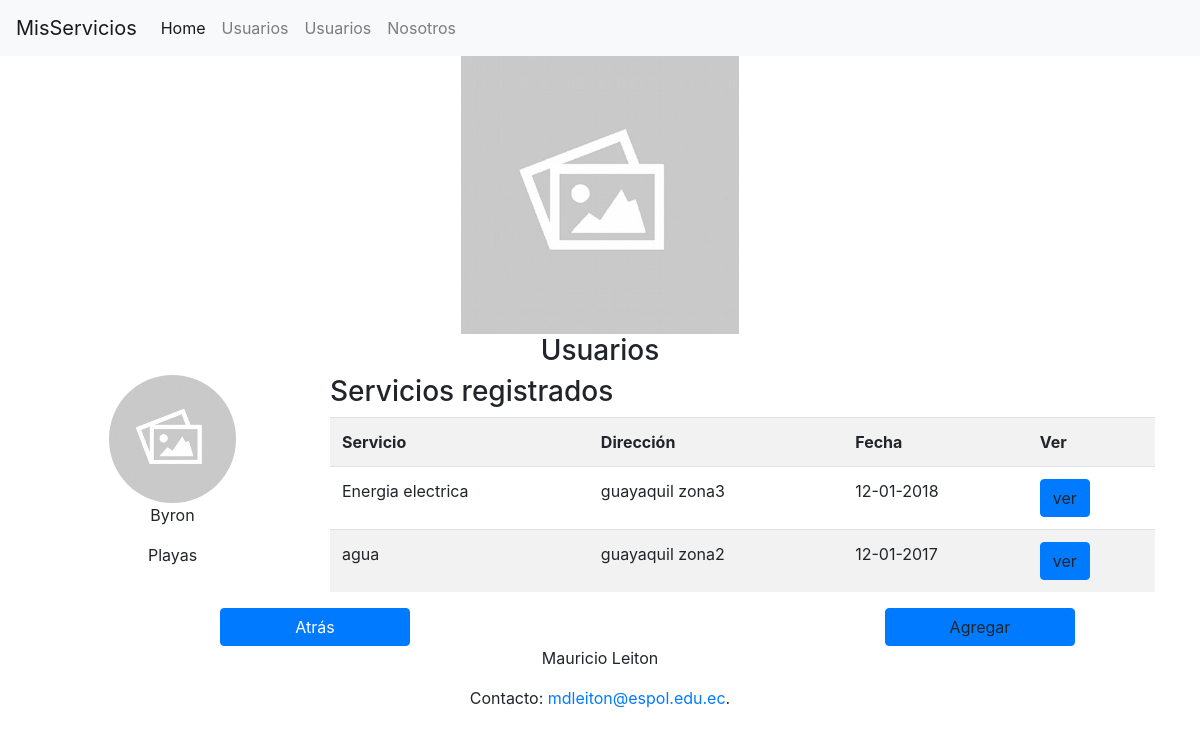
Page /usuariodetalles/3 on the committed database.
### MisServicios/models.py (models this page shows, shortened)
class Usuario(models.Model):
    nombre = models.CharField(max_length=35)
    ciudad = models.CharField(max_length=75)

class ServicioUsuario(models.Model):
    usuario = models.ForeignKey('Usuario',related_name="servicios", on_delete=models.CASCADE)
    servicio = models.ForeignKey('Servicio',related_name="usuarios", on_delete=models.CASCADE)
    fecha = models.DateField()
    totalFactura  = models.FloatField(null=True)
    direccion = models.CharField(max_length=100)

class Servicio(models.Model):
    id = models.AutoField(primary_key=True)
    nombre = models.CharField(max_length=15)
    descripcion = models.CharField(max_length=35)

### MisServicios/views.py (the view)
# urls.py: re_path('usuariodetalles/(?P<id>\d+)$', views.servicios_prestados),
def servicios_prestados(request, id):
    usuario = get_object_or_404(Usuario, pk=id)
    return render(request,'MisServicios/serviciosPrestados.html',{"id":id,"usuario":usuario})

### MisServicios/templates/MisServicios/serviciosPrestados.html (shortened to what this page needs)
{% extends "MisServicios/base.html" %}
{% load static %}
{% block content %}
  <div class="col-md-3 text-center">
    <img class="rounded-circle img-circle" src="{% static 'img/img.jpg' %}" width="50%" >
    <p class="text-center">{{ usuario.nombre }}</p>
    <p class="text-center">{{ usuario.ciudad }}</p>
  </div>
  <div class="col-md-9">
    <h3>Servicios registrados</h3>
    <table class="table table-striped">
      <tr>
        <th>Servicio</th>
        <th>Dirección</th>
        <th>Fecha</th>
        <th>Ver</th>
      </tr>
      {% for servicio in usuario.servicios.all %}
        <tr id="row{{ servicio.id }}">
          <td>{{ servicio.servicio.nombre }}</td>
          <td>{{ servicio.direccion }}</td>
          <td>{{ servicio.fecha|date:"d-m-Y" }}</td>
          <td><a class="btn btn-primary " onclick="ver(row{{ servicio.id }})">ver</a></td>
        </tr>
      {% endfor %}
    </table>
  </div>
  <a class="offset-md-2 col-md-2 btn btn-primary " href="/listaapi">Atrás</a>
  <a class="offset-md-5 col-md-2 btn btn-primary " onclick="agregar()">Agregar</a>
{% endblock %}

### rows in the picture
Usuario: nombre "Byron", ciudad "Playas"
ServicioUsuario: servicio.nombre "Energia electrica", direccion "guayaquil zona3", fecha "12-01-2018"
ServicioUsuario: servicio.nombre "agua", direccion "guayaquil zona2", fecha "12-01-2017"
